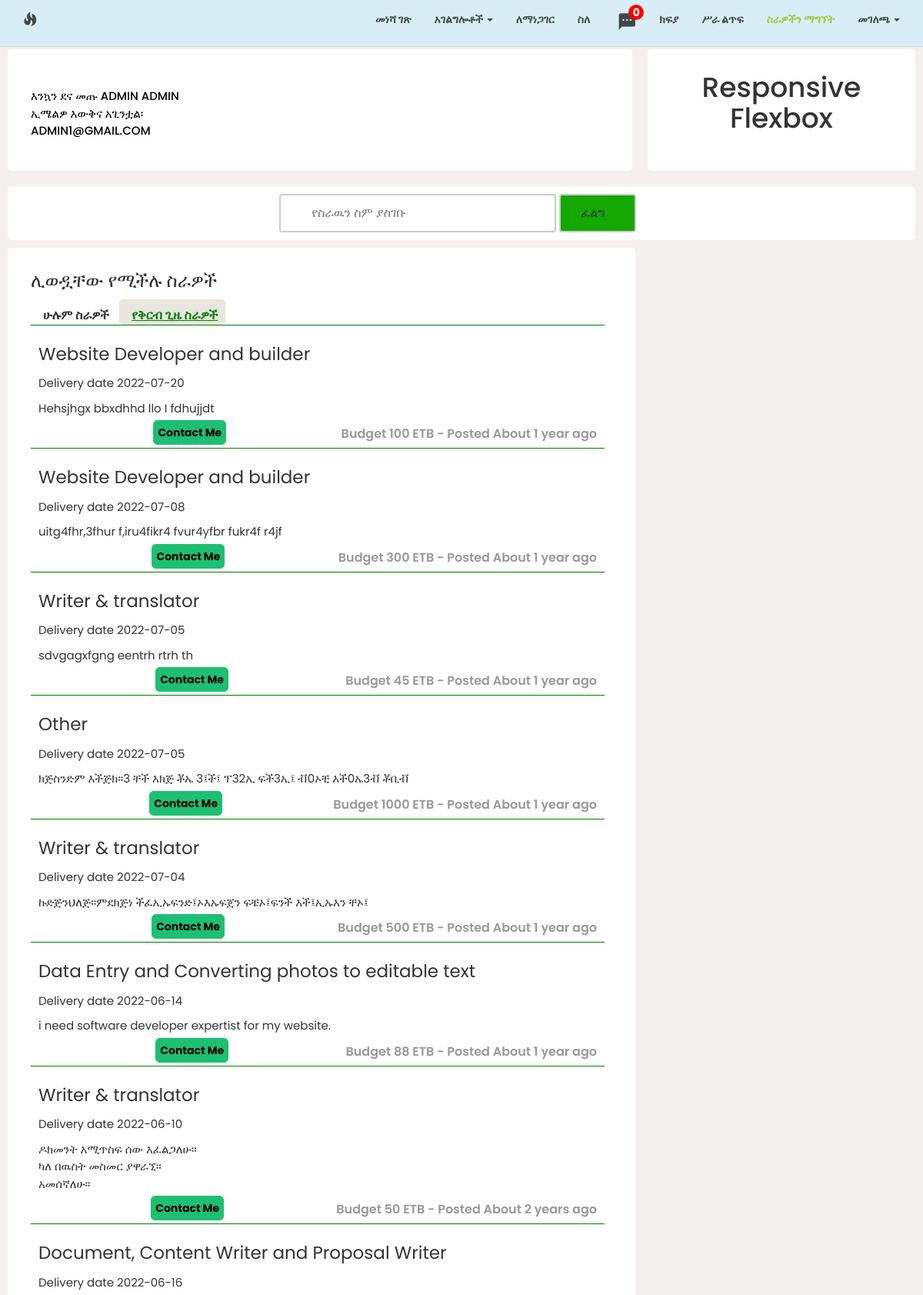
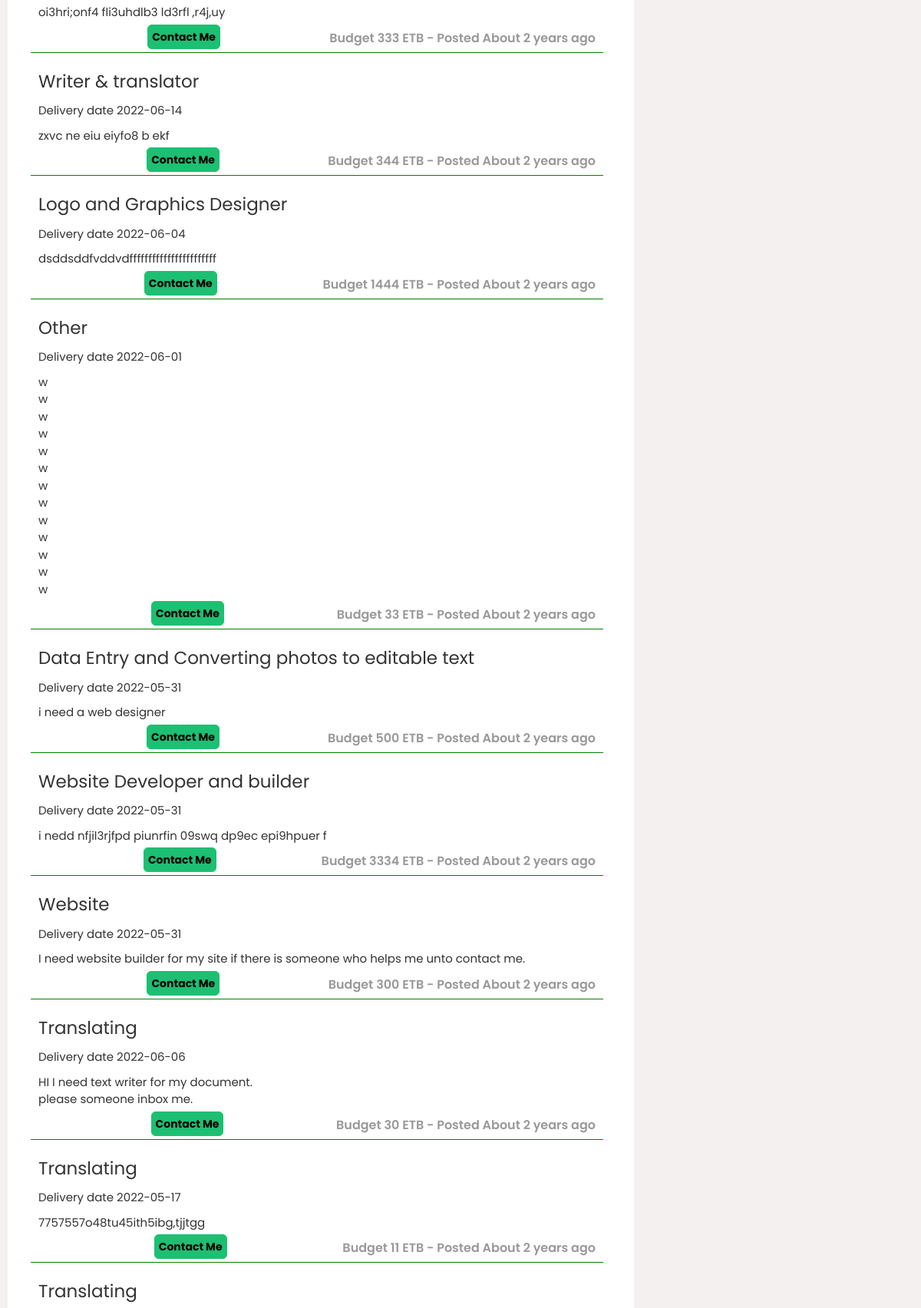
/afterLogin/AMRecentJobs.php (signed in, upper part), run on the app's committed database (2 pictures, top to bottom).
### tables this page shows
CREATE TABLE `usertable` (
  `id` int(11) NOT NULL,
  `name` varchar(255) NOT NULL,
  `email` varchar(255) NOT NULL,
  `password` varchar(255) NOT NULL,
  `code` mediumint(50) NOT NULL,
  `status` text NOT NULL,
  `dateOfRegister` timestamp NOT NULL DEFAULT current_timestamp() ON UPDATE current_timestamp(),
  `role` text NOT NULL,
  `banning` text NOT NULL
);

CREATE TABLE `jobs` (
  `jobID` int(11) NOT NULL,
  `jobPosterEmail` mediumtext NOT NULL,
  `jobDescription` longtext NOT NULL,
  `jobCategory` mediumtext NOT NULL,
  `jobDeadline` date NOT NULL,
  `jobBudget` int(11) NOT NULL,
  `timeAgo` int(11) NOT NULL,
  `jobShow` int(11) NOT NULL,
  `jobOwnerID` int(11) NOT NULL
);

### afterLogin/AMRecentJobs.php (the view, shortened to what this page needs)
<!DOCTYPE html>
<html lang="en">
<head>
    <link href="css/bootstrap.min.css" rel="stylesheet">
    <link href="css/job.css" rel="stylesheet">
    <link href="css/custom.css" rel="stylesheet">
    <link rel="stylesheet" type="text/css" href="css/inbox.css">
</head>
<body>
    <nav id="siteNav" class="navbar navbar-default navbar-fixed-top" role="navigation">
        <div class="container">
            <div class="navbar-header">
                <a class="navbar-brand" href="Homepage.php">
                    <span class="glyphicon glyphicon-fire"></span>
                </a>
            </div>
            <div class="collapse navbar-collapse" id="navbar">
                <ul  class="nav navbar-nav navbar-right">
                    <li>
                        <a href="Homepage.php">መነሻ ገጽ</a>
                    </li>
                    <li>
                        <a href="Services.php" class="dropdown-toggle" data-toggle="dropdown" role="button" aria-haspopup="true" aria-expanded="false">አገልግሎቶች <span class="caret"></span></a>
                    </li>
                    <li style="z-index:1;">
                        <a href="Contact.php">ለማነጋገር</a>
                    </li>
                    <li style="z-index:1;">
                        <a href="About.php">ስለ</a>
                    </li>
                    <li style="z-index:99999;">
                        <link rel="stylesheet" type="text/css" href="../../Default pages/afterLogin/messageInbox/inbox.css">
                        <a href="#" ><?php include('../../Default pages/afterLogin/messageInbox/inboxMessage.php'); ?></a>
                    </li>
                    <li style="z-index:1;">
                        <a href="payment/fillBankInfo.php" target="_blank" rel="noopener noreferrer">ክፍያ</a>
                    </li>
                    <li style="z-index:1;">
                        <a href="jobRequest.php">ሥራ ልጥፍ</a>
                    </li>
                    <li style="z-index:1;" class="active">
                        <a href="RandomJobs.php">ስራዎችን ማግኘት</a>
                    </li>
                    <li style="z-index:1;" class="dropdown">
                        <a href="Profile.php" class="dropdown-toggle" data-toggle="dropdown" role="button" aria-haspopup="true" aria-expanded="false">መገለጫ <span class="caret"></span></a>
                    </li>
                </ul>
            </div>
        </div>
    </nav>
   <div class="flex-container">
     <div class="flex-item-left">
        <h1>
         <p><?php
                 $email=$_SESSION['email'];
                 $sqln = "SELECT * FROM usertable where email ='$email'";
                 $resultn = mysqli_query($con, $sqln);
                 if (mysqli_num_rows($resultn)>0){
                 $rown = mysqli_fetch_assoc($resultn);
             ?>
         <p class="nameTransformation">እንኳን ደና መጡ <?php echo $rown['name']."<br>ኢሜልዎ እውቅና አጊንቷል፡ <br>".$rown['email']; ?></p></h1>
            <?php
                }
            ?></p></h1>
     </div>
     <div class="flex-item-right">
         <h1>Responsive Flexbox</h1>
     </div>
   </div>
   <div class="searchBarDiv">
      <form method="POST">
        <input class="searchBar" type="search" name="search" placeholder="የስራዉን ስም ያስገቡ">
        <input class="searchBarButton" type="button" name="searchBarButton" value="ፈልግ" >
      </form>
   </div>
   <div id="buttonListsDiv" class="buttonListsDiv">
      <h3>ሊወዷቸው የሚችሉ ስራዎች</h3>
      <input class="buttonsList" onclick="location.href='../../Default pages/afterLogin/RandomJobs.php';" type="button" name="randomJobs" value="ሁሉም ስራዎች">
      <input class="buttonsList buttonsListActive" onclick="location.href='../../Default pages/afterLogin/RecentJobs.php';" type="button" name="recentRecent" value="የቅርብ ጊዜ ስራዎች">
 <?php
             $jobShow=0;
             $sql = "SELECT * FROM jobs where jobShow ='$jobShow' ORDER BY timeAgo desc limit 25";
             $result = mysqli_query($con, $sql);
             if (mysqli_num_rows($result)>0) {
               while($row = mysqli_fetch_assoc($result)) {
                         ?>
      <div class="singleMilestoneDes">
         <div class="jobsCategory">
            <p class="jobsCategoryText"><?php echo $row['jobCategory']; ?></p>
         </div>
         <div class="jobsParagraph">
            <p class="jobsParagraphText">
                  <?php echo "Delivery date ".$row['jobDeadline']; ?>
            </p>
            <p class="jobsParagraphText">
                  <?php echo nl2br($row['jobDescription']); ?>
            </p>
         <div class="jobsFootprint">
           <p  class="jobsFootprintText"><?php echo "Budget ".$row['jobBudget']." ETB - "."Posted ".get_time_ago($row["timeAgo"]); ?>
           </p>
           <center>
              <?php
               echo '<a class="contactMeButton"  href="..\..\Default pages\chatting\chatBot.php?ea0662459db42c7104766103f0d6b675='.$row["jobOwnerID"].'">'."Contact Me".'</a>';
              ?>
           </center>
        </div>
        </div>
      </div>
        <?php
            }
         }
        ?>
   </div>
        <link rel="stylesheet" type="text/css" href="../../Default pages/imported/footer.css">
</body>
</html>

### afterLogin/css/job.css (style rules this page uses)
body { font-family: "Poppins", sans-serif; background: #f5f0f0 !important; }
.flex-container { display: flex; flex-direction: row; font-size: 30px; text-align: center; }
.flex-item-left { background-color: white; padding: 10px; flex: 70%; margin: 10px; border-radius: 5px; }
.flex-item-right { background-color: white; padding: 10px; flex: 30%; margin: 10px; border-radius: 5px; }
.searchBarDiv { padding: 10px 40px 10px 30px; background-color: white; margin: 10px 10px 10px 10px; border-radius: 5px; justify-content: center; align-items: center; display: flex; flex-direction: column; }
.searchBar { width: auto; box-sizing: border-box; border: 2px solid #ccc; border-radius: 4px; font-size: 16px; background-color: white; padding: 12px 0px 12px 40px; -webkit-transition: width 0.4s ease-in-out; transition: width 0.4s ease-in-out; }
.searchBarButton { padding: 12px 12px 12px 0px; width: 100px; box-sizing: border-box; border: 2px solid #ccc; border-radius: 4px; font-size: 16px; background-color: #14a800; }
.buttonListsDiv { padding: 10px 40px 10px 30px; background-color: white; margin: 10px 10px 10px 10px; border-radius: 5px; width: 68%; }
.buttonsList { border: none; outline: none; padding: 10px 10px 0px 16px; font-size: 16px; font-weight: 600; background-color: white; text-decoration: none; transition: 2s; }
.buttonsListActive { color: green; text-decoration: underline; text-decoration-color: green; text-decoration-thickness: 1px; background-color: #e8e6df; border-radius: 5px; }
.jobsCategoryText { font-size: 23px; }
.jobsParagraphText { font-size: 15px; }
.jobsFootprintText { font-size: 16px; color: #999999; float: right; font-weight: 600; }
.singleMilestoneDes { border-top-style: solid; border-top-color: green; border-top-width: 1px; padding: 20px 10px 10px 10px; }
.contactMeButton { background-color: #29e652; border: 1px solid red; border-radius: 6px; color: black; cursor: pointer; padding: 5px; text-decoration: none; font-weight: 700; border-color: #1dbf73; box-shadow: 0 0 40px 40px #1dbf73 inset, 0 0 0 0 #1dbf73; transition: all 150ms ease-in-out; }
.nameTransformation { text-transform: uppercase; font-size: 15px; text-align: left; padding: 20px; color: black; }

### afterLogin/css/custom.css (style rules this page uses)
html, body { margin-top: 27px; width: 100%; height: 100%; font-family: 'Open Sans','Helvetica Neue',Arial,sans-serif; }
a { color: yellowgreen; -webkit-transition: all .35s; -moz-transition: all .35s; transition: all .35s; }
p { font-size: 16px; line-height: 1.5; }
.navbar-default { border-color: rgba(34,34,34,.05); background-color: #fff; -webkit-transition: all .35s; -moz-transition: all .35s; transition: all .35s; }
.navbar-default .navbar-header .navbar-brand { color: yellowgreen; }
.navbar-default .nav > li>a, .navbar-default .nav>li>a:focus { color: #222; }
.navbar-default .nav > li.active>a, .navbar-default .nav>li.active>a:focus { color: yellowgreen!important; background-color: transparent; }
@media (min-width:768px) { .navbar-default { border-color: rgba(117, 200, 186, 0.3); background-color: #d9edf7; } }
@media (min-width:768px) { .navbar-default .navbar-header .navbar-brand { color: rgba(3, 0, 0, 0.7); letter-spacing: 0.5em; } }
@media (min-width:768px) { .navbar-default .nav > li>a, .navbar-default .nav>li>a:focus { color: rgba(0, 0, 0, 0.7); font-weight: 700; } }

### imported/footer.css (style rules this page uses)
body { font-family: "Poppins", sans-serif; }

### data on the page
usertable: name "ADMIN ADMIN", email "ADMIN1@GMAIL.COM"
jobs: jobCategory "Website Developer and builder", jobDeadline "2022-07-20", jobDescription "Hehsjhgx bbxdhhd llo I fdhujjdt", jobBudget "100", timeAgo "About 1 year ago"
jobs: jobCategory "Website Developer and builder", jobDeadline "2022-07-08", jobDescription "uitg4fhr,3fhur f,iru4fikr4 fvur4yfbr fukr4f r4jf", jobBudget "300", timeAgo "About 1 year ago"
jobs: jobCategory "Writer & translator", jobDeadline "2022-07-05", jobDescription "sdvgagxfgng eentrh rtrh th", jobBudget "45", timeAgo "About 1 year ago"
jobs: jobCategory "Other", jobDeadline "2022-07-05", jobDescription "ክጅስንድም እችጅክ።3 ቸች እክጅ ቾኤ 3፤ች፤ ፕ32ኢ ፍች3ኢ፤ ቭ0ኦቺ እች0ኤ3ቭ ቾቢቭ", jobBudget "1000", timeAgo "About 1 year ago"
jobs: jobCategory "Writer & translator", jobDeadline "2022-07-04", jobDescription "ኩድጅንህለጅ።ምደክጅነ ችፈኢኡፍንድ፤ኦእኡፍጀን ፍቼኦ፤ፍንች እች፤ኢኡእን ቸኦ፤", jobBudget "500", timeAgo "About 1 year ago"
jobs: jobCategory "Data Entry and Converting photos to editable text", jobDeadline "2022-06-14", jobDescription "i need software developer expertist for my website.", jobBudget "88", timeAgo "About 1 year ago"
jobs: jobCategory "Writer & translator", jobDeadline "2022-06-10", jobDescription "ዶክመንት እሚጥስፍ ሰው እፈልጋለሁ። ካለ በዉስት መስመር ያዋራኚ። አመሰኛለሁ።", jobBudget "50", timeAgo "About 2 years ago"
jobs: jobCategory "Document, Content Writer and Proposal Writer", jobDeadline "2022-06-16", jobDescription "oi3hri;onf4 fli3uhdlb3 ld3rfl ,r4j,uy", jobBudget "333", timeAgo "About 2 years ago"
jobs: jobCategory "Writer & translator", jobDeadline "2022-06-14", jobDescription "zxvc ne eiu eiyfo8 b ekf", jobBudget "344", timeAgo "About 2 years ago"
jobs: jobCategory "Logo and Graphics Designer", jobDeadline "2022-06-04", jobDescription "dsddsddfvddvdfffffffffffffffffffffff", jobBudget "1444", timeAgo "About 2 years ago"
jobs: jobCategory "Other", jobDeadline "2022-06-01", jobDescription "w w w w w w w w w w w w w", jobBudget "33", timeAgo "About 2 years ago"
jobs: jobCategory "Data Entry and Converting photos to editable text", jobDeadline "2022-05-31", jobDescription "i need a web designer", jobBudget "500", timeAgo "About 2 years ago"
jobs: jobCategory "Website Developer and builder", jobDeadline "2022-05-31", jobDescription "i nedd nfjil3rjfpd piunrfin 09swq dp9ec epi9hpuer f", jobBudget "3334", timeAgo "About 2 years ago"
jobs: jobCategory "Website", jobDeadline "2022-05-31", jobDescription "I need website builder for my site if there is someone who helps me unto contact me.", jobBudget "300", timeAgo "About 2 years ago"
jobs: jobCategory "Translating", jobDeadline "2022-06-06", jobDescription "HI I need text writer for my document. please someone inbox me.", jobBudget "30", timeAgo "About 2 years ago"
jobs: jobCategory "Translating", jobDeadline "2022-05-17", jobDescription "7757557o48tu45ith5ibg,tjjtgg", jobBudget "11", timeAgo "About 2 years ago"
jobs: jobCategory "Translating"
